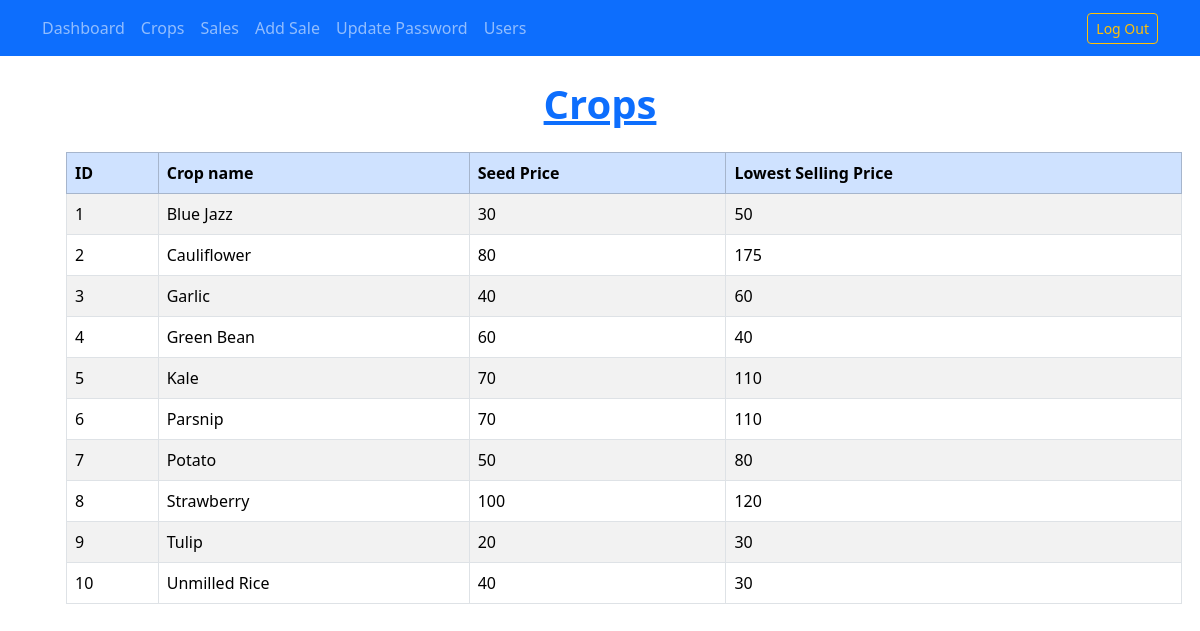
The app's page /crops (signed in) with its own data.
### app.py (models this page shows)
class Crops(UserMixin, db.Model):
    id = db.Column(db.Integer, primary_key=True)
    cropname = db.Column(db.String(50), nullable=False)
    seedprice = db.Column(db.String(50), nullable=False)
    lowestsellingprice = db.Column(db.Integer, nullable=False)

### app.py (the view)
@app.route('/crops', methods=['GET'])
@login_required
def crops():
    crops = Crops.query.all()
    return render_template("crops.html", crops=crops)

### app.py (called while the page is built)
@login_manager.user_loader
def load_user(user_id):
    return Users.query.get(int(user_id))

### templates/crops.html (shortened to what this page needs)
{% extends "base.html" %}
{% block content %}
<h1 class="mb-4 text-primary fw-bold text-decoration-underline text-center">Crops</h1>
<div class="container">
<table class="table table-striped table-bordered align-middle m-4">
    <thead class="table-primary">
        <tr>
            <th>ID</th>
            <th>Crop name</th>
            <th>Seed Price</th>
            <th>Lowest Selling Price</th>
        </tr>
    </thead>
    <tbody>
        {% for crops in crops %}
        <tr>
            <td>{{ crops.id }}</td>
            <td>{{ crops.cropname }}</td>
            <td>{{ crops.seedprice }}</td>
            <td>{{ crops.lowestsellingprice }}</td>
        </tr>
        {% endfor %}
    </tbody>
</table>
</div>
{% endblock %}

### records on screen
Crops: id "1", cropname "Blue Jazz", seedprice "30", lowestsellingprice "50"
Crops: id "2", cropname "Cauliflower", seedprice "80", lowestsellingprice "175"
Crops: id "3", cropname "Garlic", seedprice "40", lowestsellingprice "60"
Crops: id "4", cropname "Green Bean", seedprice "60", lowestsellingprice "40"
Crops: id "5", cropname "Kale", seedprice "70", lowestsellingprice "110"
Crops: id "6", cropname "Parsnip", seedprice "70", lowestsellingprice "110"
Crops: id "7", cropname "Potato", seedprice "50", lowestsellingprice "80"
Crops: id "8", cropname "Strawberry", seedprice "100", lowestsellingprice "120"
Crops: id "9", cropname "Tulip", seedprice "20", lowestsellingprice "30"
Crops: id "10", cropname "Unmilled Rice", seedprice "40", lowestsellingprice "30"
